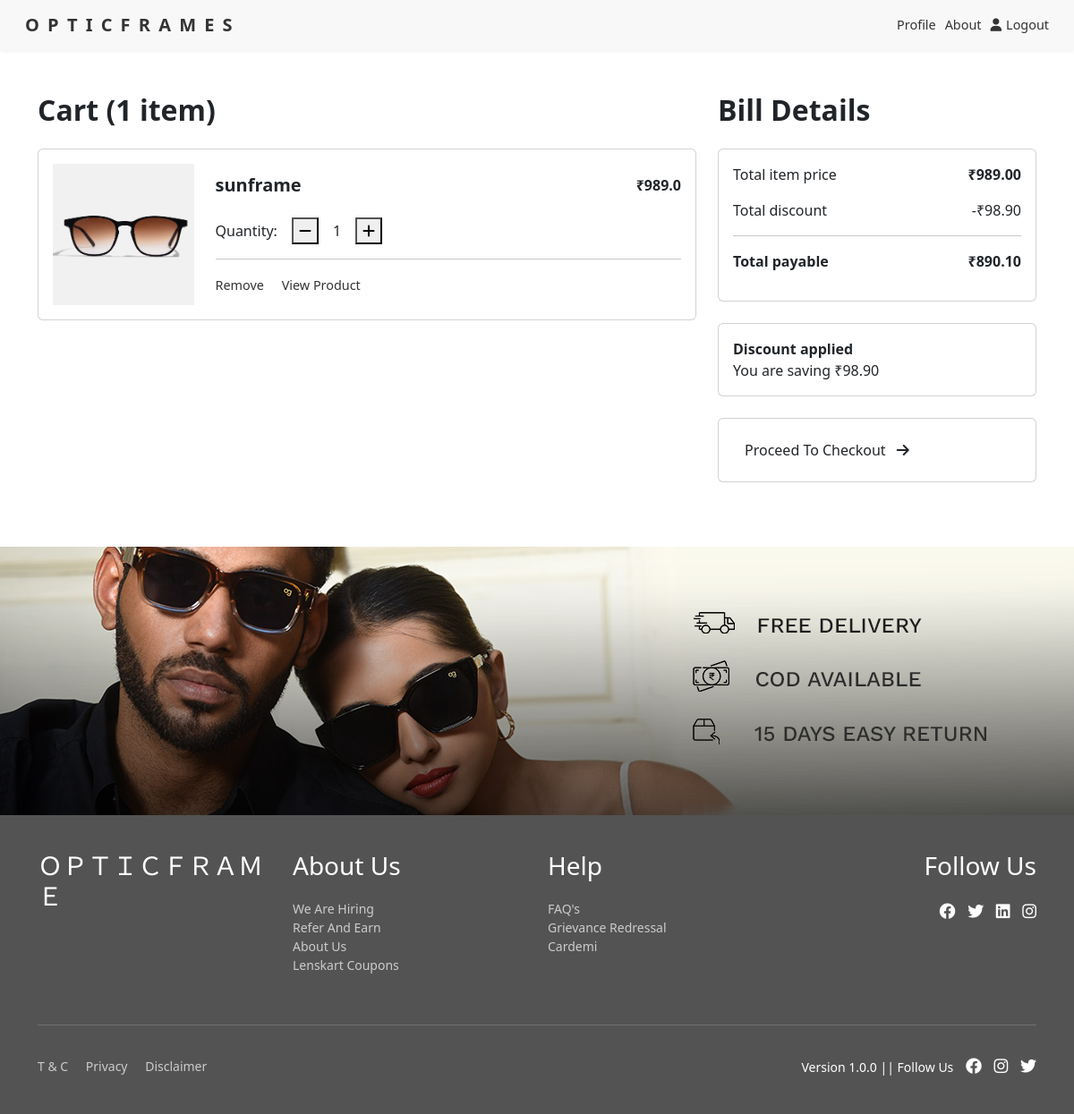
The app's page /view_cart (signed in) with its own data.
### glass/models.py (models this page shows)
class Cart(models.Model):
    user = models.ForeignKey(User, on_delete=models.CASCADE)
    product= models.ForeignKey(Product, on_delete=models.CASCADE)
    quantity= models.IntegerField()
    totalprice= models.FloatField()

class Product(models.Model):
    name= models.CharField(max_length=250)
    price= models.FloatField()
    color= models.CharField(max_length=250)
    image= models.ImageField(upload_to='product/')
    image1 = models.ImageField(upload_to='path/to/upload/', null=True, blank=True)
    image2 = models.ImageField(upload_to='path/to/upload/', null=True, blank=True)
    image3 = models.ImageField(upload_to='path/to/upload/', null=True, blank=True)
    image4 = models.ImageField(upload_to='path/to/upload/', null=True, blank=True)
    image5 = models.ImageField(upload_to='path/to/upload/', null=True, blank=True)
    description= models.TextField()
    category= models.ForeignKey(category, on_delete=models.CASCADE,null=True)
    gender= models.ForeignKey(Gender, on_delete=models.CASCADE,null=True)
    material= models.ForeignKey(Material, on_delete=models.CASCADE,null=True)
    frameType= models.ForeignKey(FrameType, on_delete=models.CASCADE,null=True)
    frameShape= models.ForeignKey(FrameShape, on_delete=models.CASCADE,null=True)
    frameStyle= models.ForeignKey(FrameStyle, on_delete=models.CASCADE,null=True)

### glass/views.py (the view)
# urls.py: path('view_cart',views.view_cart,name='view_cart'),
def view_cart(request):
    if not request.user.is_authenticated:
        messages.warning(request, "Login to view your cart.")
        return redirect('userin')
    cart_items = Cart.objects.filter(user=request.user)
    total_price = sum(item.totalprice for item in cart_items)
    total_discount = sum((item.product.price * item.quantity * 0.10) for item in cart_items)
    total_payable = total_price - total_discount
    return render(request, 'user/cart.html', {
        'cart_items': cart_items,
        'total_price': total_price,
        'total_discount': total_discount,
        'total_payable': total_payable,
        'cart_count': cart_items.count()
    })

### templates/user/cart.html (shortened to what this page needs)
{% load static %}
<!DOCTYPE html>
<html lang="en">
<head>
    <link href="https://cdn.jsdelivr.net/npm/bootstrap@5.3.0-alpha1/dist/css/bootstrap.min.css" rel="stylesheet">
    <link rel="stylesheet" href="https://cdnjs.cloudflare.com/ajax/libs/font-awesome/6.0.0/css/all.min.css">
</head>
<body>
<nav class="navbar navbar-expand-lg navbar-light">
    <div class="container-fluid">
        <a class="navbar-brand" href="#">
            <span class="brand-text">O P T I C F R A M E S</span>
        </a>
        <div class="collapse navbar-collapse" id="navbarContent">
            <div class="ms-auto d-flex align-items-center">
                <a href="{% url 'Profile' %}" class="nav-item"> Profile </a>
                <a href="{% url 'about' %}" class="nav-item"> About </a>
                {% if user.is_authenticated %}
                <a href="{% url 'signout' %}" class="nav-item login-btn"><i class="fas fa-user"></i>Logout</a>
                {% else %}
                <a href="{% url 'userin' %}" class="nav-item login-btn"><i class="fas fa-user"></i>Login</a>
                {% endif %}
            </div>
        </div>
    </div>
</nav>
<div class="container py-5">
    <div class="row">
        <div class="col-lg-8 mb-4">
            <h2 class="mb-4 fw-bold">Cart ({{ cart_count|default:"0" }} item{{ cart_count|pluralize }})</h2>
            {% if cart_items %}
                {% for item in cart_items %}
                <div class="card mb-4">
                    <div class="card-body">
                        <div class="row align-items-center">
                            <div class="col-md-3 text-center text-md-start mb-3 mb-md-0">
                                {% if item.product.image %}
                                    <img src="{{ item.product.image.url }}" alt="{{ item.product.name }}" width="100%" class="product-img">
                                {% else %}
                                    <img src="{% static 'images/placeholder.png' %}" alt="Product" class="product-img">
                                {% endif %}
                            </div>
                            <div class="col-md-9">
                                <div class="d-flex justify-content-between align-items-start mb-3">
                                    <h5 class="fw-bold">{{ item.product.name }}</h5>
                                    <span class="fw-bold">₹{{ item.product.price }}</span>
                                </div>
                                <div class="d-flex align-items-center mb-3">
                                    <span class="me-3">Quantity:</span>
                                    <div class="d-flex align-items-center">
                                        <button class="circle-btn" onclick="updateQuantity({{ item.id }}, 'decrease')">
                                            <i class="fas fa-minus"></i>
                                        </button>
                                        <span class="mx-3">{{ item.quantity }}</span>
                                        <button class="circle-btn" onclick="updateQuantity({{ item.id }}, 'increase')">
                                            <i class="fas fa-plus"></i>
                                        </button>
                                    </div>
                                </div>
                                <hr>
                                <div>
                                    <a href="{% url 'remove_from_cart' item.id %}" class="remove-link">Remove</a>
                                    <a href="{% url 'product_details' item.product.id %}" class="repeat-link">View Product</a>
                                </div>
                            </div>
                        </div>
                    </div>
                </div>
                {% endfor %}
            {% endif %}
        </div>
        <div class="col-lg-4">
            <h2 class="mb-4 fw-bold">Bill Details</h2>
            <div class="card mb-4">
                <div class="card-body">
                    <div class="d-flex justify-content-between mb-3">
                        <span>Total item price</span>
                        <span class="fw-bold">₹{{ total_price|floatformat:2 }}</span>
                    </div>
                    <div class="d-flex justify-content-between mb-3">
                        <span>Total discount</span>
                        <span class="text-discount">-₹{{ total_discount|floatformat:2 }}</span>
                    </div>
                    <hr>
                    <div class="d-flex justify-content-between mb-3">
                        <span class="fw-bold">Total payable</span>
                        <span class="fw-bold">₹{{ total_payable|floatformat:2 }}</span>
                    </div>
                </div>
            </div>
            {% if cart_items %}
            <div class="card mb-4">
                <div class="card-body d-flex justify-content-between align-items-center">
                    <div>
                        <strong>Discount applied</strong>
                        <p class="mb-0">You are saving ₹{{ total_discount|floatformat:2 }}</p>
                    </div>
                </div>
            </div>
            <div class="card mb-4">
                <div class="card-body d-flex justify-content-between align-items-center">
            <a href="{% url 'checkout' %}">
                <button class="btn btn-proceed">Proceed To Checkout <i class="fas fa-arrow-right ms-2"></i></button>
            </a>
                </div>
            </div>
            {% endif %}
        </div>
    </div>
</div>
<div><a href=""><img src="../static/photos/slide 2.jpg" class="img-responsive" style="width: 100%;" alt="no img"></a></div>
<footer class="footer">
    <div class="container">
        <div class="row">
            <div class="col-md-3 mb-4">
                <h3>ＯＰＴＩＣＦＲＡＭＥ</h3>
            </div>
            <div class="col-md-3 mb-4">
                <h3>About Us</h3>
                <ul class="list-unstyled">
                    <li><a href="#">We Are Hiring</a></li>
                    <li><a href="#">Refer And Earn</a></li>
                    <li><a href="#">About Us</a></li>
                    <li><a href="#">Lenskart Coupons</a></li>
                </ul>
            </div>
            <div class="col-md-3 mb-4">
                <h3>Help</h3>
                <ul class="list-unstyled">
                    <li><a href="#">FAQ's</a></li>
                    <li><a href="#">Grievance Redressal</a></li>
                    <li><a href="#">Cardemi</a></li>
                </ul>
            </div>
            <div class="col-md-3 mb-4 text-md-end text-center">
                <h3>Follow Us</h3>
                <div class="social-icons">
                    <a href="https://www.facebook.com" target="_blank"><i class="fab fa-facebook"></i></a>
                    <a href="https://twitter.com" target="_blank"><i class="fab fa-twitter"></i></a>
                    <a href="https://www.linkedin.com" target="_blank"><i class="fab fa-linkedin"></i></a>
                    <a href="https://www.instagram.com" target="_blank"><i class="fab fa-instagram"></i></a>
                </div>
            </div>
        </div>
        <hr>
        <div class="d-flex flex-column flex-md-row justify-content-between align-items-center pt-3">
            <div class="mb-2 mb-md-0">
                <a href="#" class="me-3">T & C</a>
                <a href="#" class="me-3">Privacy</a>
                <a href="#" class="me-3">Disclaimer</a>
            </div>
            <div class="mb-2 mb-md-0">
                Version 1.0.0 || Follow Us
                <span class="social-icons">
                    <a href="#"><i class="fab fa-facebook"></i></a>
                    <a href="#"><i class="fab fa-instagram"></i></a>
                    <a href="#"><i class="fab fa-twitter"></i></a>
                </span>
            </div>
        </div>
    </div>
</footer>
</body>
</html>

### templates/user/cart.html (style rules this page uses)
.navbar { background-color: #f8f8f8; padding: 0.5rem 1rem; box-shadow: 0 2px 4px rgba(0,0,0,0.05); }
.navbar-brand { font-weight: 700; letter-spacing: 2px; color: #333; }
.nav-item { padding-left: 10px; text-decoration: none; color: #333; font-size: 0.9rem; }
.login-btn { display: flex; align-items: center; text-decoration: none; color: #333; font-size: 0.9rem; }
.login-btn i { margin-right: 5px; }
.remove-link { margin-right: 3%; text-decoration: none; color: #333; font-size: 0.9rem; }
.repeat-link { text-decoration: none; color: #333; font-size: 0.9rem; }
.footer { background-color: rgb(83, 83, 83); color: #fff; padding: 40px 20px; font-size: 14px; }
.footer a { color: #ccc; text-decoration: none; }
.footer h3 { color: #fff; margin-bottom: 20px; }
.footer hr { border-top: 1px solid #ccc; }
.social-icons a { color: #fff; font-size: 18px; margin-left: 10px; }

### records on screen
Cart: product.image (picture), product.name "sunframe", product.price "989.0", quantity "1"

### other values on screen
{{ cart_count|default:"0" }} "1"
{{ total_price|floatformat:2 }} "989.00"
{{ total_discount|floatformat:2 }} "98.90"
{{ total_payable|floatformat:2 }} "890.10"
